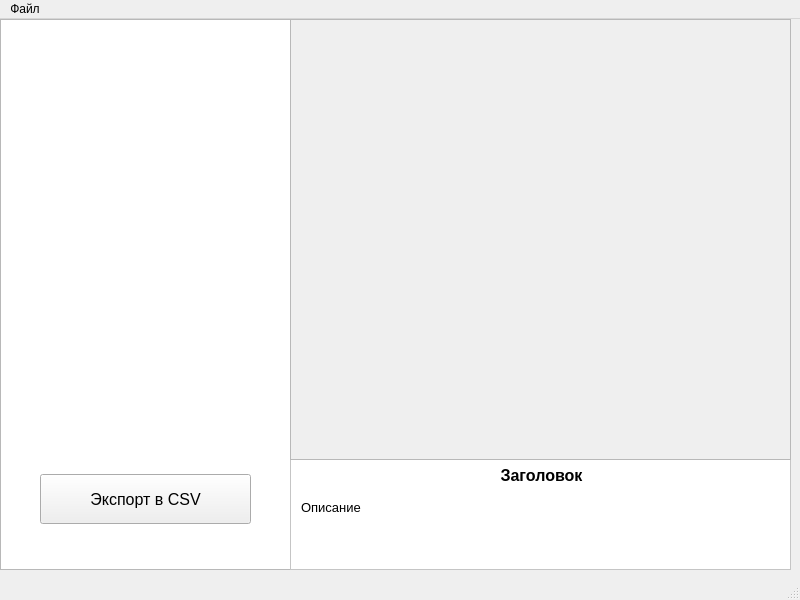
<?xml version="1.0" encoding="UTF-8"?>
<ui version="4.0">
 <class>MainWindow</class>
 <widget class="QMainWindow" name="MainWindow">
  <property name="geometry">
   <rect>
    <x>0</x>
    <y>0</y>
    <width>800</width>
    <height>600</height>
   </rect>
  </property>
  <property name="windowTitle">
   <string>MainWindow</string>
  </property>
  <widget class="QWidget" name="centralwidget">
   <widget class="QListWidget" name="main_list_modes">
    <property name="geometry">
     <rect>
      <x>0</x>
      <y>0</y>
      <width>291</width>
      <height>551</height>
     </rect>
    </property>
    <property name="font">
     <font>
      <pointsize>10</pointsize>
     </font>
    </property>
    <property name="selectionMode">
     <enum>QAbstractItemView::SingleSelection</enum>
    </property>
   </widget>
   <widget class="QScrollArea" name="scrollArea">
    <property name="geometry">
     <rect>
      <x>290</x>
      <y>440</y>
      <width>501</width>
      <height>111</height>
     </rect>
    </property>
    <property name="autoFillBackground">
     <bool>false</bool>
    </property>
    <property name="styleSheet">
     <string notr="true">background-color: white;</string>
    </property>
    <property name="widgetResizable">
     <bool>true</bool>
    </property>
    <widget class="QWidget" name="scrollAreaWidgetContents">
     <property name="geometry">
      <rect>
       <x>0</x>
       <y>0</y>
       <width>499</width>
       <height>109</height>
      </rect>
     </property>
     <widget class="QLabel" name="about_label_header">
      <property name="geometry">
       <rect>
        <x>0</x>
        <y>0</y>
        <width>501</width>
        <height>31</height>
       </rect>
      </property>
      <property name="font">
       <font>
        <pointsize>12</pointsize>
        <bold>true</bold>
       </font>
      </property>
      <property name="styleSheet">
       <string notr="true">font-weight:700;</string>
      </property>
      <property name="text">
       <string>Заголовок</string>
      </property>
      <property name="alignment">
       <set>Qt::AlignCenter</set>
      </property>
      <property name="margin">
       <number>0</number>
      </property>
     </widget>
     <widget class="QLabel" name="about_label_desc">
      <property name="geometry">
       <rect>
        <x>0</x>
        <y>30</y>
        <width>491</width>
        <height>281</height>
       </rect>
      </property>
      <property name="font">
       <font>
        <pointsize>10</pointsize>
       </font>
      </property>
      <property name="text">
       <string>Описание</string>
      </property>
      <property name="alignment">
       <set>Qt::AlignLeading|Qt::AlignLeft|Qt::AlignTop</set>
      </property>
      <property name="wordWrap">
       <bool>false</bool>
      </property>
      <property name="margin">
       <number>0</number>
      </property>
      <property name="indent">
       <number>10</number>
      </property>
     </widget>
    </widget>
   </widget>
   <widget class="QFrame" name="main_frame_widget">
    <property name="geometry">
     <rect>
      <x>290</x>
      <y>0</y>
      <width>501</width>
      <height>441</height>
     </rect>
    </property>
    <property name="frameShape">
     <enum>QFrame::StyledPanel</enum>
    </property>
    <property name="frameShadow">
     <enum>QFrame::Raised</enum>
    </property>
    <layout class="QVBoxLayout" name="verticalLayout"/>
   </widget>
   <widget class="QWidget" name="horizontalLayoutWidget">
    <property name="geometry">
     <rect>
      <x>0</x>
      <y>410</y>
      <width>291</width>
      <height>141</height>
     </rect>
    </property>
    <layout class="QHBoxLayout" name="horizontalLayout">
     <item>
      <spacer name="horizontalSpacer">
       <property name="orientation">
        <enum>Qt::Horizontal</enum>
       </property>
       <property name="sizeType">
        <enum>QSizePolicy::Fixed</enum>
       </property>
       <property name="sizeHint" stdset="0">
        <size>
         <width>40</width>
         <height>20</height>
        </size>
       </property>
      </spacer>
     </item>
     <item>
      <widget class="QPushButton" name="main_button_export">
       <property name="enabled">
        <bool>true</bool>
       </property>
       <property name="sizePolicy">
        <sizepolicy hsizetype="Minimum" vsizetype="Fixed">
         <horstretch>0</horstretch>
         <verstretch>0</verstretch>
        </sizepolicy>
       </property>
       <property name="minimumSize">
        <size>
         <width>0</width>
         <height>50</height>
        </size>
       </property>
       <property name="font">
        <font>
         <pointsize>12</pointsize>
        </font>
       </property>
       <property name="text">
        <string>Экспорт в CSV</string>
       </property>
      </widget>
     </item>
     <item>
      <spacer name="horizontalSpacer_2">
       <property name="orientation">
        <enum>Qt::Horizontal</enum>
       </property>
       <property name="sizeType">
        <enum>QSizePolicy::Fixed</enum>
       </property>
       <property name="sizeHint" stdset="0">
        <size>
         <width>40</width>
         <height>20</height>
        </size>
       </property>
      </spacer>
     </item>
    </layout>
   </widget>
  </widget>
  <widget class="QMenuBar" name="menubar">
   <property name="geometry">
    <rect>
     <x>0</x>
     <y>0</y>
     <width>800</width>
     <height>19</height>
    </rect>
   </property>
   <widget class="QMenu" name="menu">
    <property name="title">
     <string>Файл</string>
    </property>
    <addaction name="action_back"/>
   </widget>
   <addaction name="menu"/>
  </widget>
  <widget class="QStatusBar" name="statusbar"/>
  <action name="action_back">
   <property name="text">
    <string>Выбрать заново</string>
   </property>
  </action>
 </widget>
 <resources/>
 <connections/>
</ui>
